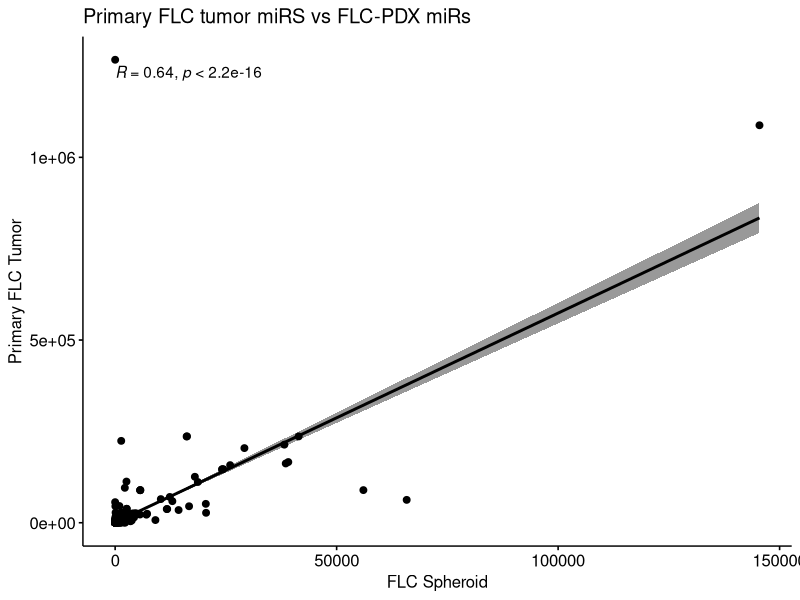
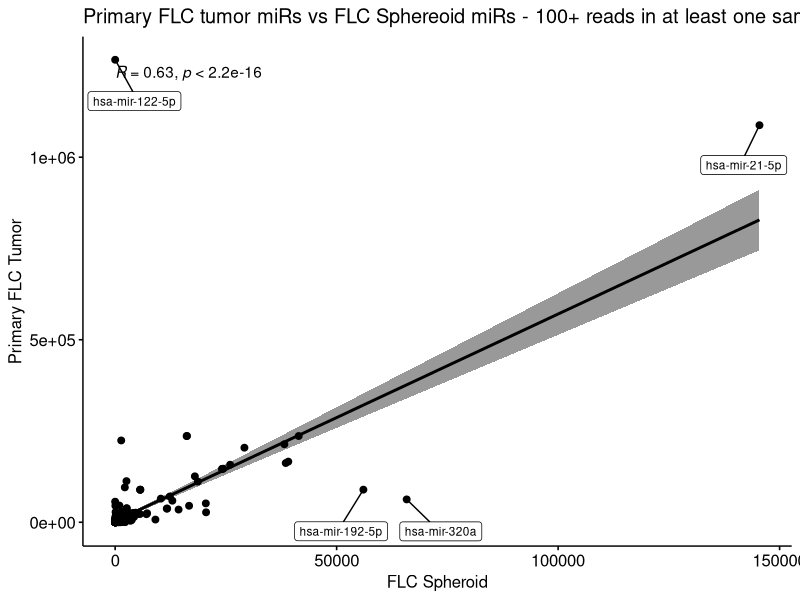
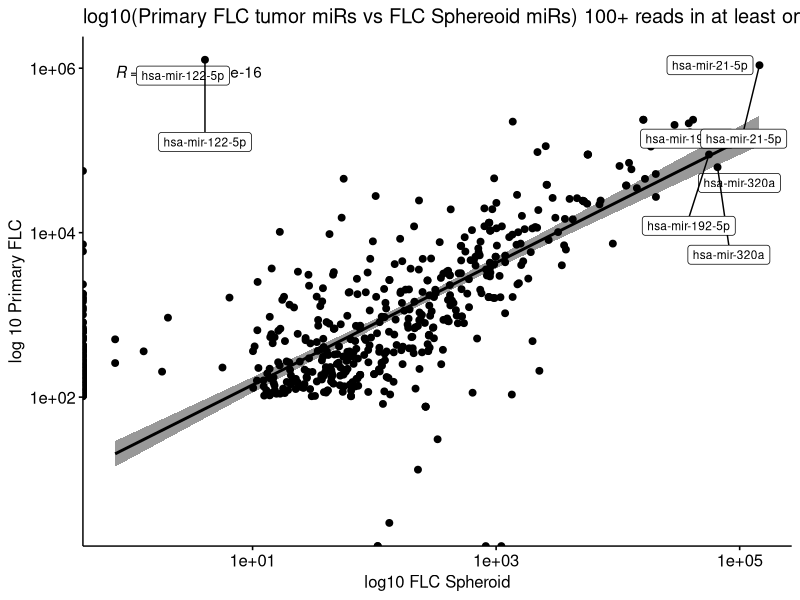
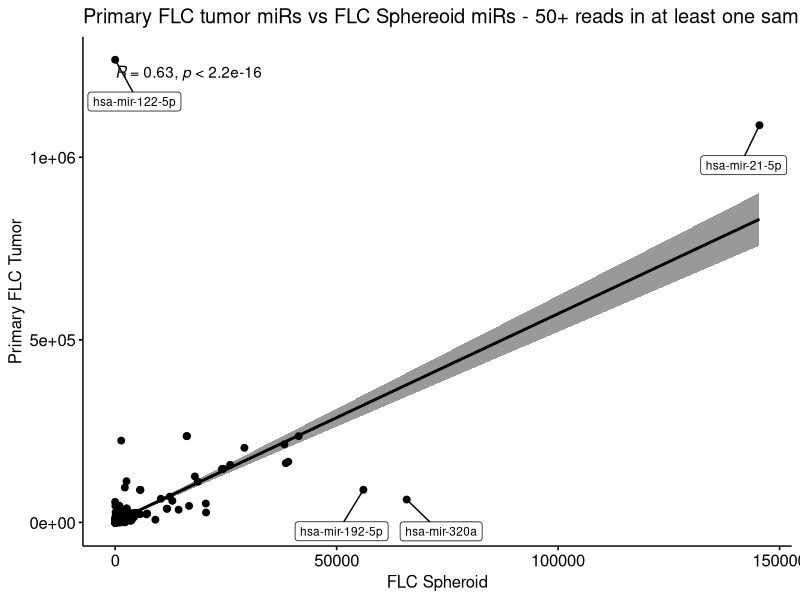
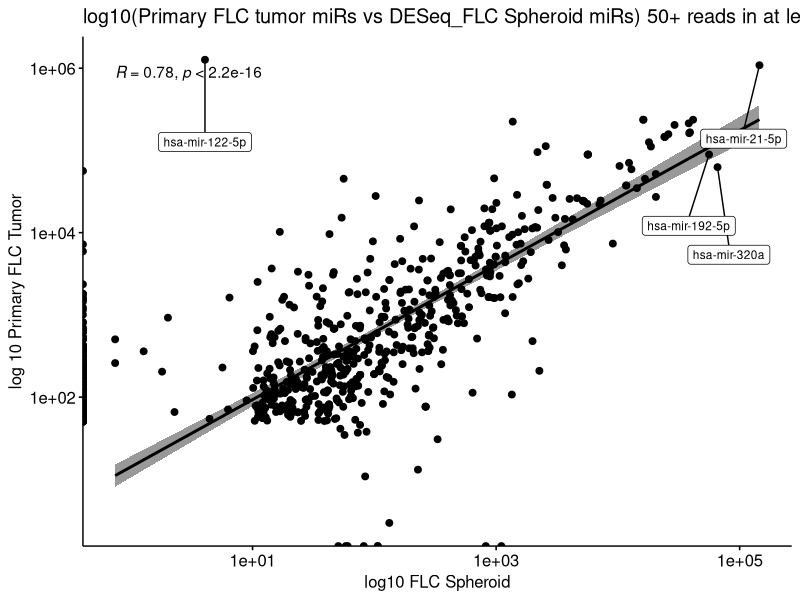
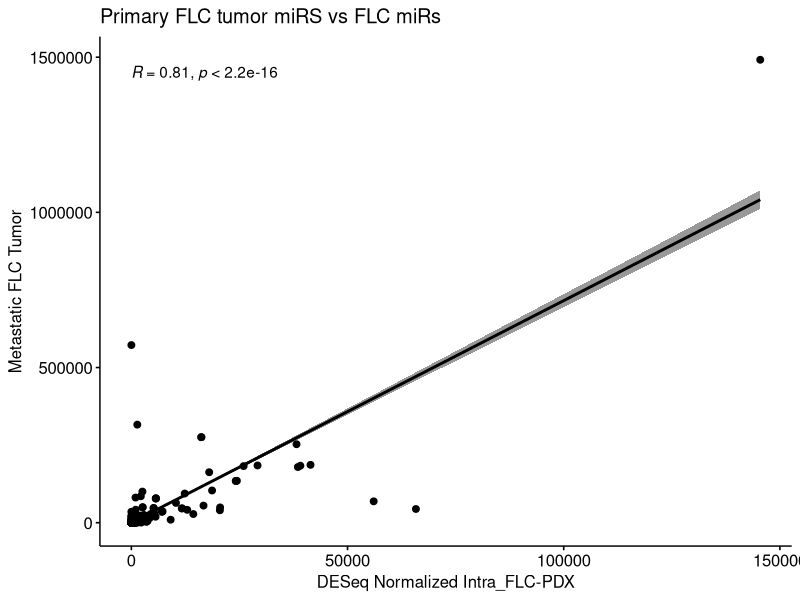
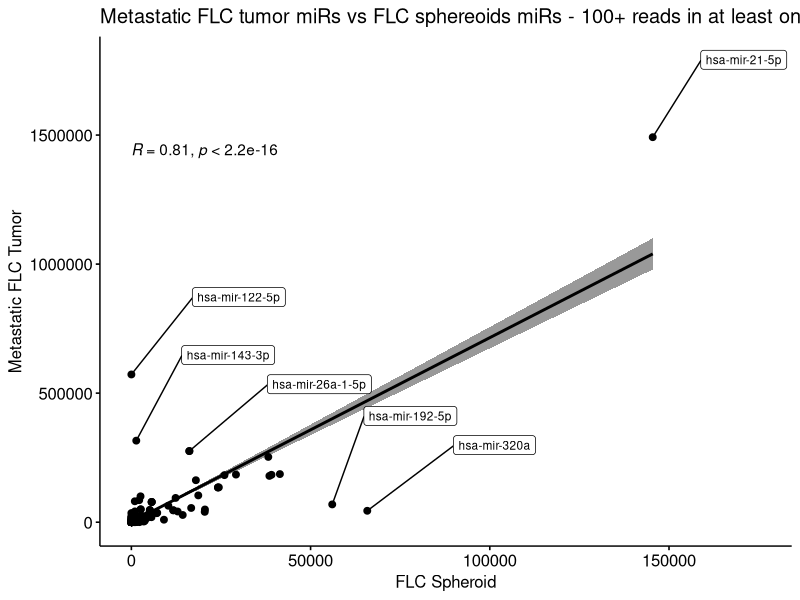
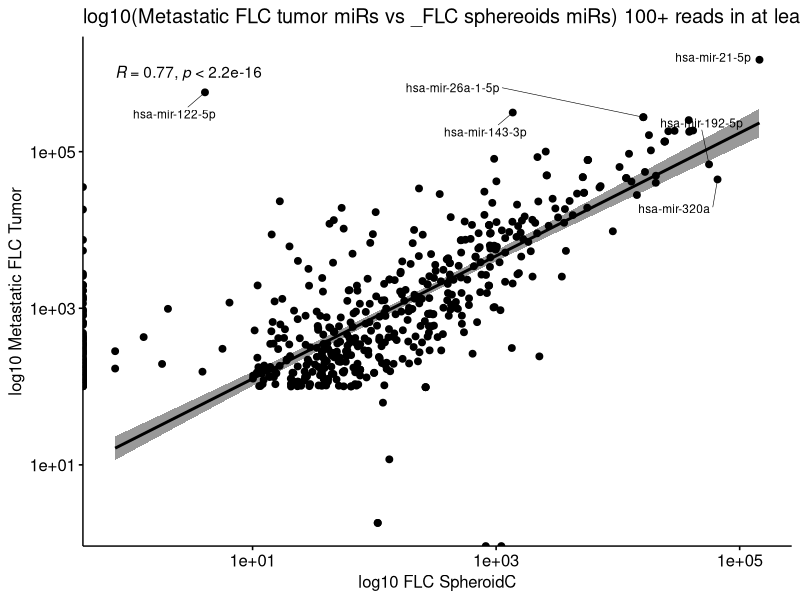

Generate these figures, in order, with R:
## ---- chunk 1
knitr::opts_chunk$set(echo = TRUE)
## ---- chunk 2
library(dplyr)
library(ggpubr) 
library(tibble)
library(ggrepel)
## ---- chunk 3
flc.counts <- read.csv("../NML-PRI-MET_noDups_avg-normalized-counts-by-group.csv")
flc.sphereoids <- read.csv("FLC-PDX_DESeq_miRs.csv")
flc.pri <- flc.counts %>% 
  select(miR, avg_PRI)
flc.mets <- flc.counts %>% 
  select(miR, avg_MET)
## ---- chunk 4
#Join intracellular sphereoids miRs with primary tumor miRs
flc.combined.deseq <- full_join(flc.sphereoids, flc.pri, by = "miR")
#change is.na rows to 0
flc.combined.deseq[is.na(flc.combined.deseq)] <- 0
#Move the column to rowname. this is necessary for the final clean up step of removing rows that contain at least 100 reads in either column
flc.combined.deseq <- column_to_rownames(flc.combined.deseq, var = "miR")
flc.clean.100 <- flc.combined.deseq %>% 
  filter_all(any_vars(. > 100))
#this is done again with reads at least 50 reads in either column
flc.clean.50 <- flc.combined.deseq %>% 
  filter_all(any_vars(. > 50))
## ---- chunk 5
most.dev.pri.genes <- flc.clean.100 %>% 
  rownames_to_column(var = "miR") %>% 
  filter(miR %in% c("hsa-mir-122-5p", "hsa-mir-21-5p", "hsa-mir-320a", "hsa-mir-192-5p"))
## ---- chunk 6
set.seed(1)
p.pri.noclean <- ggscatter(flc.combined.deseq, x = "avg_Intra_FLC", y = "avg_PRI", 
          add = "reg.line", conf.int = TRUE, 
          cor.coef = TRUE, cor.method = "pearson",
          xlab = "FLC Spheroid", ylab = "Primary FLC Tumor", title = "Primary FLC tumor miRS vs FLC-PDX miRs")

p.pri.100 <- ggscatter(flc.clean.100, x = "avg_Intra_FLC", y = "avg_PRI", 
          add = "reg.line", conf.int = TRUE, 
          cor.coef = TRUE, cor.method = "pearson",
          xlab = "FLC Spheroid", ylab = "Primary FLC Tumor", title = "Primary FLC tumor miRs vs FLC Sphereoid miRs - 100+ reads in at least one sample") +
  geom_label_repel(data = most.dev.pri.genes,
                  aes(label = miR),
                  size = 3,
                  force = 100,
                  nudge_y = -30000)

p.pri.100.log10 <- ggscatter(flc.clean.100, x = "avg_Intra_FLC", y = "avg_PRI", 
          add = "reg.line", conf.int = TRUE, 
          cor.coef = TRUE, cor.method = "pearson",
          xlab = "log10 FLC Spheroid", ylab = "log 10 Primary FLC", title = "log10(Primary FLC tumor miRs vs FLC Sphereoid miRs) 100+ reads in at least one sample") +
  scale_x_log10() +
  scale_y_log10() +
  geom_label_repel(data = most.dev.pri.genes,
                  aes(label = miR),
                  size = 3) +
  geom_label_repel(data = most.dev.pri.genes,
                  aes(label = miR),
                  size = 3,
                  nudge_y = -1)

p.pri.50 <- ggscatter(flc.clean.50, x = "avg_Intra_FLC", y = "avg_PRI", 
          add = "reg.line", conf.int = TRUE, 
          cor.coef = TRUE, cor.method = "pearson",
          xlab = "FLC Spheroid", ylab = "Primary FLC Tumor", title = "Primary FLC tumor miRs vs FLC Sphereoid miRs - 50+ reads in at least one sample") +
  geom_label_repel(data = most.dev.pri.genes,
                  aes(label = miR),
                  size = 3,
                  force = 100,
                  nudge_y = -30000)

p.pri.50.log10 <- ggscatter(flc.clean.50, x = "avg_Intra_FLC", y = "avg_PRI", 
          add = "reg.line", conf.int = TRUE, 
          cor.coef = TRUE, cor.method = "pearson",
          xlab = "log10 FLC Spheroid", ylab = "log 10 Primary FLC Tumor", title = "log10(Primary FLC tumor miRs vs DESeq_FLC Spheroid miRs) 50+ reads in at least one sample") +
  scale_x_log10() +
  scale_y_log10() +
  geom_label_repel(data = most.dev.pri.genes,
                  aes(label = miR),
                  size = 3,
                  nudge_y = -1)

p.pri.noclean
p.pri.100
p.pri.100.log10
p.pri.50
p.pri.50.log10
## ---- chunk 7
#The steps here are similar to that seen in code chunk 4
flc.combined.mets <- full_join(flc.mets, flc.sphereoids, by = "miR")
flc.combined.mets[is.na(flc.combined.mets)] <- 0
flc.combined.mets <- column_to_rownames(flc.combined.mets, var = "miR")
flc.clean.mets.100 <- flc.combined.mets %>% 
  filter_all(any_vars(. > 100))
flc.clean.mets.50 <- flc.combined.mets %>% 
  filter_all(any_vars(. > 50))
## ---- chunk 8
most.dev.met.genes <- flc.clean.mets.100 %>% 
  rownames_to_column(var = "miR") %>% 
  filter(miR %in% c("hsa-mir-21-5p", "hsa-mir-122-5p", "hsa-mir-143-3p","hsa-mir-26a-1-5p" , "hsa-mir-320a", "hsa-mir-192-5p"))
## ---- chunk 9
set.seed(1)
p.met.noclean <- ggscatter(flc.combined.mets, x = "avg_Intra_FLC", y = "avg_MET", 
          add = "reg.line", conf.int = TRUE, 
          cor.coef = TRUE, cor.method = "pearson",
          xlab = "DESeq Normalized Intra_FLC-PDX", ylab = "Metastatic FLC Tumor", title = "Primary FLC tumor miRS vs FLC miRs")

p.met.100 <- ggscatter(flc.clean.mets.100, x = "avg_Intra_FLC", y = "avg_MET", 
          add = "reg.line", conf.int = TRUE, 
          cor.coef = TRUE, cor.method = "pearson",
          xlab = "FLC Spheroid", ylab = "Metastatic FLC Tumor", title = "Metastatic FLC tumor miRs vs FLC sphereoids miRs - 100+ reads in at least one sample") +
  geom_label_repel(data = most.dev.met.genes,
                  aes(label = miR),
                  size = 3,
                  force = 100,
                  nudge_x = 30000,
                  nudge_y = 300000)

p.met.100.log10 <- ggscatter(flc.clean.mets.100, x = "avg_Intra_FLC", y = "avg_MET", 
          add = "reg.line", conf.int = TRUE, 
          cor.coef = TRUE, cor.method = "pearson",
          xlab = "log10 FLC SpheroidC", ylab = "log10 Metastatic FLC Tumor", title = "log10(Metastatic FLC tumor miRs vs _FLC sphereoids miRs) 100+ reads in at least one sample") +
  scale_x_log10() +
  scale_y_log10() +
  geom_text_repel(data = most.dev.met.genes,
                   aes(label = miR),
                   size = 3,
                   force = 100,
                   segment.size = 0.2)
  
p.met.50 <- ggscatter(flc.clean.mets.50, x = "avg_Intra_FLC", y = "avg_MET", 
          add = "reg.line", conf.int = TRUE, 
          cor.coef = TRUE, cor.method = "pearson",
          xlab = "FLC Spheroid", ylab = "Metastatic FLC Tumor", title = "Metastatic FLC tumor miRs vs FLC sphereoids miRs - 50+ reads in at least one sample") +
  geom_label_repel(data = most.dev.met.genes,
                  aes(label = miR),
                  size = 3,
                  force = 100,
                  nudge_x = 30000,
                  nudge_y = 300000)

p.met.50.log10 <- ggscatter(flc.clean.mets.50, x = "avg_Intra_FLC", y = "avg_MET", 
          add = "reg.line", conf.int = TRUE, 
          cor.coef = TRUE, cor.method = "pearson",
          xlab = "log10 FLC SpheroidC", ylab = "log10 Metastatic FLC Tumor", title = "log10(Metastatic FLC tumor miRs vs _FLC sphereoids miRs) 50+ reads in at least one sample") +
  scale_x_log10() +
  scale_y_log10() +
  geom_text_repel(data = most.dev.met.genes,
                   aes(label = miR),
                   size = 3,
                   force = 100,
                   segment.size = 0.2)

p.met.noclean
p.met.100
p.met.100.log10
p.met.50
p.met.50.log10
## ---- chunk 10
